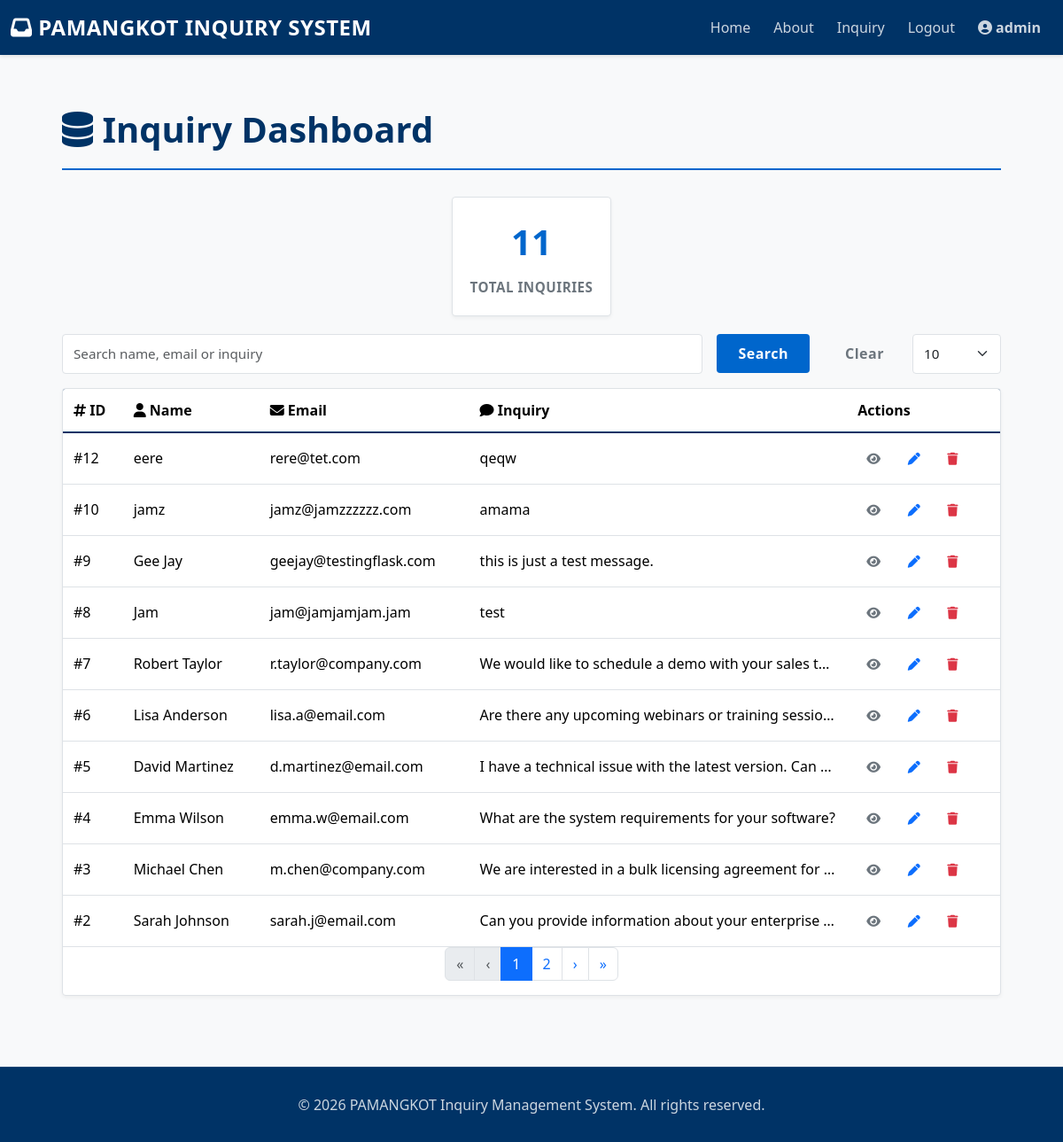
The page /display (signed in) on the database as committed earlier.
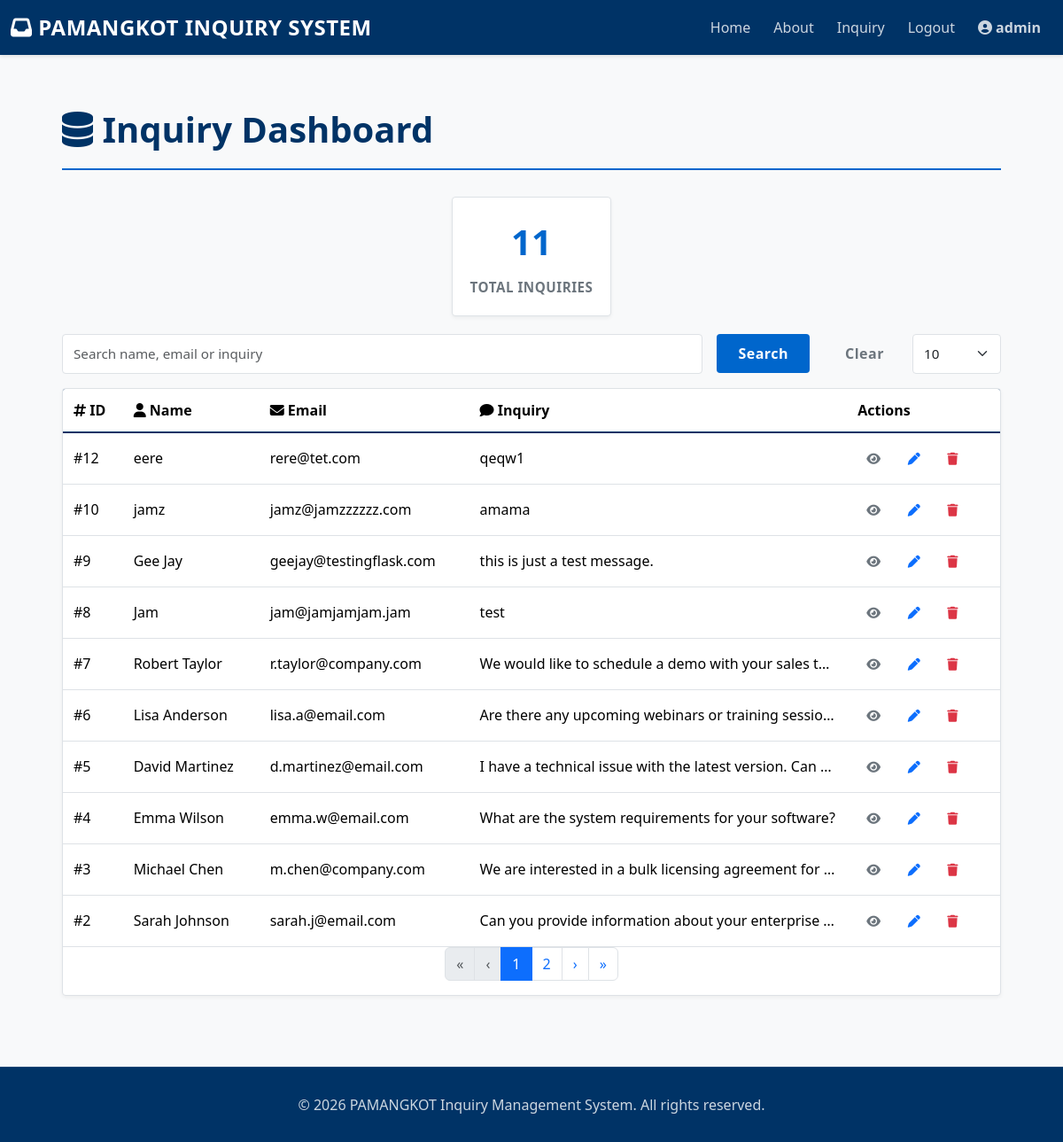
The same page on the database as committed later.
### tables this page shows
CREATE TABLE inquiry (id integer primary key autoincrement, name text, email text, inquiry text);

### capstone.py (the view)
@app.route('/display')
def display():
    if 'user_logged_in' not in session:
        flash('Please log in to access the dashboard', 'warning')
        return redirect(url_for('index'))
    initDB()
    page = request.args.get('page', 1, type=int)
    per_page = request.args.get('per_page', 10, type=int)
    q = request.args.get('q', None)
    data, total = getInquiriesFiltered(search=q, page=page, per_page=per_page)
    total_pages = (total + per_page - 1) // per_page if per_page else 1
    return render_template('dashboard.html', data=data, page=page, per_page=per_page, total=total, total_pages=total_pages, q=q)

### capstone.py (called while the page is built)
def initDB():
    connection = sqlite3.connect("database.db")
    _cursor = connection.cursor()
    _cursor.execute("CREATE TABLE IF NOT EXISTS inquiry (id integer primary key autoincrement, name text, email text, inquiry text)")
    _cursor.execute("CREATE TABLE IF NOT EXISTS users (id integer primary key autoincrement, username text unique, password text)")
    _cursor.close()
    connection.commit()
    connection.close()

### templates/dashboard.html (shortened to what the changed rows need)
{% extends "base.html" %}
{% block content %}
<div class="dashboard-wrapper">
    <div class="dashboard-container">
        <div class="dashboard-header flex-column flex-md-row">
            <div class="header-left d-flex align-items-center mb-3 mb-md-0">
                <h1 class="mb-0"><i class="fas fa-database"></i> Inquiry Dashboard</h1>
            </div>
        </div>
        </div>
        {% if data %}
        <div class="table-wrapper">
            <div class="table-responsive">
                <table class="table">
                    <thead>
                        <tr>
                            <th><i class="fas fa-hashtag"></i> ID</th>
                            <th><i class="fas fa-user"></i> Name</th>
                            <th><i class="fas fa-envelope"></i> Email</th>
                            <th><i class="fas fa-comment"></i> Inquiry</th>
                            <th>Actions</th>
                        </tr>
                    </thead>
                    <tbody>
                        {% for record in data %}
                        <tr>
                            <td class="align-middle">#{{ record[0] }}</td>
                            <td class="align-middle">{{ record[1] }}</td>
                            <td class="align-middle truncate" title="{{ record[2] }}">{{ record[2] }}</td>
                            <td class="align-middle truncate" title="{{ record[3] }}">{{ record[3] }}</td>
                            <td class="align-middle">
                                <div class="action-btns">
                                    <button type="button" class="btn btn-sm btn-outline-secondary" data-bs-toggle="modal" data-bs-target="#inquiryModal" data-id="{{ record[0] }}" data-name="{{ record[1] }}" data-email="{{ record[2] }}" data-inquiry="{{ record[3] }}">
                                        <i class="fas fa-eye"></i>
                                    </button>
                                    <a href="{{ url_for('edit_inquiry', inquiry_id=record[0]) }}" class="btn btn-sm btn-outline-primary"><i class="fas fa-pen"></i></a>
                                    <form method="post" action="{{ url_for('delete_inquiry', inquiry_id=record[0]) }}" style="display:inline-block;">
                                        <button type="submit" class="btn btn-sm btn-outline-danger" onclick="return confirm('Delete this inquiry?');"><i class="fas fa-trash"></i></button>
                                    </form>
                                </div>
                            </td>
                        </tr>
                        {% endfor %}
                    </tbody>
                </table>
            </div>
        </div>
        {% else %}
        <div class="empty-state">
            <i class="fas fa-inbox"></i>
            <h3>No Data Available</h3>
            <p>The inquiry database is currently empty.</p>
        </div>
        {% endif %}
    </div>
</div>
{% endblock %}

Rows that differ between the two databases and show on the page:
changed inquiry "eere": inquiry "qeqw" → "qeqw1"
